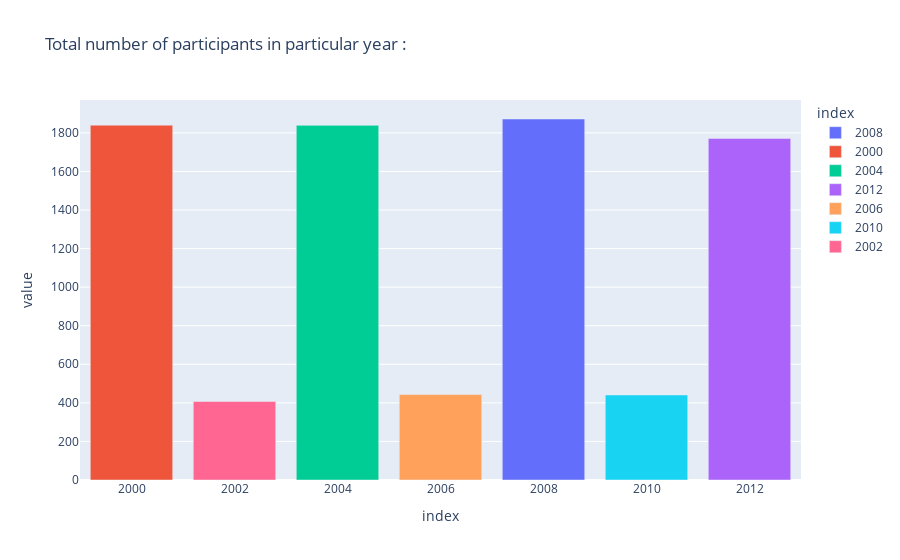

Notebook code cell kept with this figure:
### Markdown cell above
- most number of participants have taken part in athletics 
- followed by rowing, swimming, football and so on

### Code cell
y = df.year.value_counts()
px.bar(y, color=y.index, title='Total number of participants in particular year :')

### Figure 1 — Plotly figure (JSON) as saved in the notebook; plotly's stock layout.template omitted (floating-point values rounded to 4 significant figures)
{"data": [{"alignmentgroup": "True", "hovertemplate": "index=%{x}<br>value=%{y}<extra></extra>", "legendgroup": "2008", "marker": {"color": "#636efa", "pattern": {"shape": ""}}, "name": "2008", "offsetgroup": "2008", "orientation": "v", "showlegend": true, "textposition": "auto", "type": "bar", "x": [2008], "xaxis": "x", "y": [1872], "yaxis": "y"}, {"alignmentgroup": "True", "hovertemplate": "index=%{x}<br>value=%{y}<extra></extra>", "legendgroup": "2000", "marker": {"color": "#EF553B", "pattern": {"shape": ""}}, "name": "2000", "offsetgroup": "2000", "orientation": "v", "showlegend": true, "textposition": "auto", "type": "bar", "x": [2000], "xaxis": "x", "y": [1840], "yaxis": "y"}, {"alignmentgroup": "True", "hovertemplate": "index=%{x}<br>value=%{y}<extra></extra>", "legendgroup": "2004", "marker": {"color": "#00cc96", "pattern": {"shape": ""}}, "name": "2004", "offsetgroup": "2004", "orientation": "v", "showlegend": true, "textposition": "auto", "type": "bar", "x": [2004], "xaxis": "x", "y": [1839], "yaxis": "y"}, {"alignmentgroup": "True", "hovertemplate": "index=%{x}<br>value=%{y}<extra></extra>", "legendgroup": "2012", "marker": {"color": "#ab63fa", "pattern": {"shape": ""}}, "name": "2012", "offsetgroup": "2012", "orientation": "v", "showlegend": true, "textposition": "auto", "type": "bar", "x": [2012], "xaxis": "x", "y": [1771], "yaxis": "y"}, {"alignmentgroup": "True", "hovertemplate": "index=%{x}<br>value=%{y}<extra></extra>", "legendgroup": "2006", "marker": {"color": "#FFA15A", "pattern": {"shape": ""}}, "name": "2006", "offsetgroup": "2006", "orientation": "v", "showlegend": true, "textposition": "auto", "type": "bar", "x": [2006], "xaxis": "x", "y": [443], "yaxis": "y"}, {"alignmentgroup": "True", "hovertemplate": "index=%{x}<br>value=%{y}<extra></extra>", "legendgroup": "2010", "marker": {"color": "#19d3f3", "pattern": {"shape": ""}}, "name": "2010", "offsetgroup": "2010", "orientation": "v", "showlegend": true, "textposition": "auto", "type": "bar", "x": [2010], "xaxis": "x", "y": [441], "yaxis": "y"}, {"alignmentgroup": "True", "hovertemplate": "index=%{x}<br>value=%{y}<extra></extra>", "legendgroup": "2002", "marker": {"color": "#FF6692", "pattern": {"shape": ""}}, "name": "2002", "offsetgroup": "2002", "orientation": "v", "showlegend": true, "textposition": "auto", "type": "bar", "x": [2002], "xaxis": "x", "y": [407], "yaxis": "y"}], "layout": {"barmode": "relative", "legend": {"title": {"text": "index"}, "tracegroupgap": 0}, "title": {"text": "Total number of participants in particular year :"}, "xaxis": {"anchor": "y", "categoryarray": [2008, 2000, 2004, 2012, 2006, 2010, 2002], "categoryorder": "array", "domain": [0, 1], "title": {"text": "index"}}, "yaxis": {"anchor": "x", "domain": [0, 1], "title": {"text": "value"}}}}
